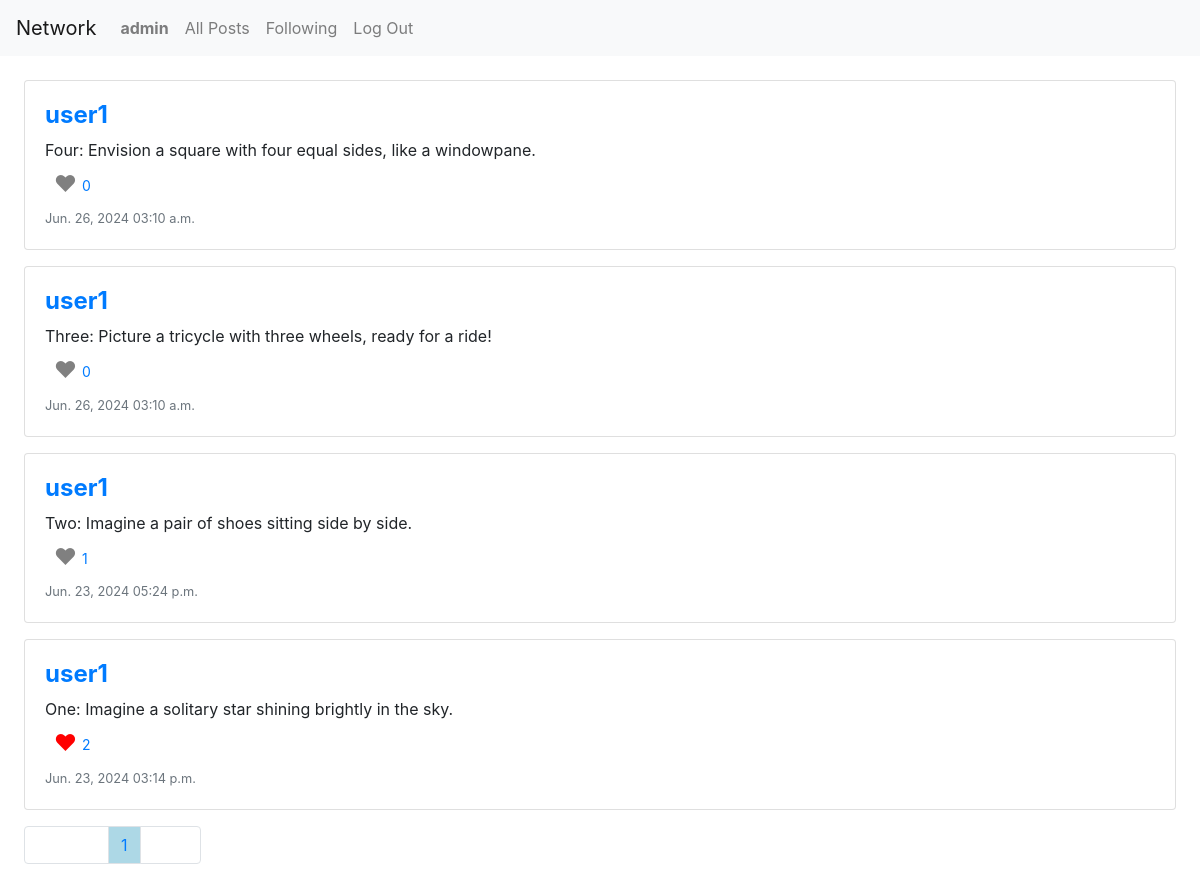
/following/1 (signed in), run on the app's committed database.
### network/models.py (models this page shows, shortened)
class User(AbstractUser):
    pass

class Post(models.Model):
    user = models.ForeignKey(User, on_delete=models.CASCADE)
    content = models.TextField()
    created_at = models.DateTimeField(auto_now_add=True)
    def number_of_like(self):
        total_like = 0
        for like in self.likes.all():
            total_like += 1
        return total_like
    def user_like(self, user_id):
        for like in self.likes.all():
            if like.user.id == user_id:
                return True
        return False

class Like(models.Model):
    user = models.ForeignKey(User, on_delete=models.CASCADE)
    post = models.ForeignKey(Post, related_name="likes", on_delete=models.CASCADE)

### network/views.py (the view)
# urls.py: path("following/<int:user_id>", views.following, name="following"),
@login_required(login_url ="/login")
def following(request, user_id):
    try:
        user = User.objects.get(id=user_id)
        following_users_posts = Post.objects.none()
        followers = Follower.objects.filter(user=user)
        for f in followers:
            posts = Post.objects.filter(user=f.followed_user)
            if posts:
                following_users_posts = following_users_posts.union(posts)
        following_users_posts = following_users_posts.order_by('-created_at')
        for post in following_users_posts:
            post.is_liked = post.user_like(user_id)
            post.user_id = post.user.id
            post.username = post.user.username
            post.number_like = post.number_of_like
        posts_dict = [post.__dict__ for post in following_users_posts]
        paginator = Paginator(posts_dict, 10) # Show 10 post per page.
        page_number = request.GET.get('page')
        page_obj = paginator.get_page(page_number)
        return render(request, "network/following.html", {"page_obj": page_obj})
    except User.DoesNotExist:
        return HttpResponseRedirect(reverse("error"))

### network/templates/network/following.html (shortened to what this page needs)
{% extends "network/layout.html" %}
{% load static %}
{% block body %}
<div class="m-4">
    {% for element in page_obj %}
    <div class="card mt-3">
        <div class="card-body">
            <div class="row">
                <div class="col-sm-12">
                    <h4><a href="{% url 'profile' element.user_id%}"><strong>{{element.username}}</strong></a></h4>
                </div>
                <div class="col-sm-12">{{element.content}}</div>
                <div class="like-number col-sm-12">
                    <button class="btn btn-sm btn-link" data-id="{{element.id}}">
                        {% if element.is_liked %}
                        <span class="heart-like" style="font-size: 1.6em; color: red">&#9829;</span>
                        {% else %}
                        <span class="heart-like" style="font-size: 1.6em; color: gray">&#9829;</span>
                        {% endif %}
                        <span class="number-like"
                            style="position: absolute; padding: 8px 5px;">{{element.number_like}}</span>
                    </button>
                </div>
                <div class="col-sm-12"><small class="text-muted">{{element.created_at|date:"M. d, Y h:i a"}}</small>
                </div>
            </div>
        </div>
    </div>
    {% empty %}
    <div class="card mt-3">
        <div class="card-body">
            <h4>Empty</h4>
        </div>
    </div>
    {% endfor %}
    <nav class="mt-3">
        <ul class="pagination">
            {% if page_obj.has_previous %}
            <li class="page-item"><a class="page-link" href="?page={{ page_obj.previous_page_number }}">Previous</a>
            </li>
            {% else %}
            <li class="page-item" style="width: 85px"><span class="page-link h-100"></span></li>
            {% endif %}
            {% for i in ''|ljust:page_obj.paginator.num_pages %}
            {% if page_obj.number == forloop.counter%}
            <li class="page-item"><a class="page-link" style="background-color: lightblue;"
                    href="?page={{ forloop.counter }}">{{forloop.counter}}</a></li>
            {% else %}
            <li class="page-item"><a class="page-link" href="?page={{ forloop.counter }}">{{forloop.counter}}</a></li>
            {% endif %}
            {% endfor %}
            {% if page_obj.has_next %}
            <li class="page-item"><a class="page-link" href="?page={{ page_obj.next_page_number }}">Next</a></li>
            {% else %}
            <li class="page-item" style="width: 60px;"><span class="page-link h-100"></span></li>
            {% endif %}
        </ul>
    </nav>
</div>
{% endblock %}

### network/templates/network/layout.html (shortened to what this page needs)
{% load static %}
<!DOCTYPE html>
<html lang="en">
    <head>
        <link rel="stylesheet" href="https://stackpath.bootstrapcdn.com/bootstrap/4.4.1/css/bootstrap.min.css">
        <link href="{% static 'network/styles.css' %}" rel="stylesheet">
    </head>
    <body>
        <nav class="navbar navbar-expand-lg navbar-light bg-light">
            <a class="navbar-brand" href="#">Network</a>
            <div>
              <ul class="navbar-nav mr-auto">
                {% if user.is_authenticated %}
                    <li class="nav-item">
                        <a class="nav-link" href="{% url 'profile' user.id%}"><strong>{{ user.username }}</strong></a>
                    </li>
                {% endif %}
                <li class="nav-item">
                  <a class="nav-link" href="{% url 'index' %}">All Posts</a>
                </li>
                {% if user.is_authenticated %}
                    <li class="nav-item">
                        <a class="nav-link" href="{% url 'following' user.id%}">Following</a>
                    </li>
                    <li class="nav-item">
                        <a class="nav-link" href="{% url 'logout' %}">Log Out</a>
                    </li>
                {% endif %}
              </ul>
            </div>
          </nav>
        <div class="body">
            {% block body %}
            {% endblock %}
        </div>
    </body>
</html>

### data on the page
User: username "admin"
Post: username "user1", content "Four: Envision a square with four equal sides, like a windowpane.", number_like "0", created_at "Jun. 26, 2024 03:10 a.m."
Post: username "user1", content "Three: Picture a tricycle with three wheels, ready for a ride!", number_like "0", created_at "Jun. 26, 2024 03:10 a.m."
Post: username "user1", content "Two: Imagine a pair of shoes sitting side by side.", number_like "1", created_at "Jun. 23, 2024 05:24 p.m."
Post: username "user1", content "One: Imagine a solitary star shining brightly in the sky.", number_like "2", created_at "Jun. 23, 2024 03:14 p.m."
